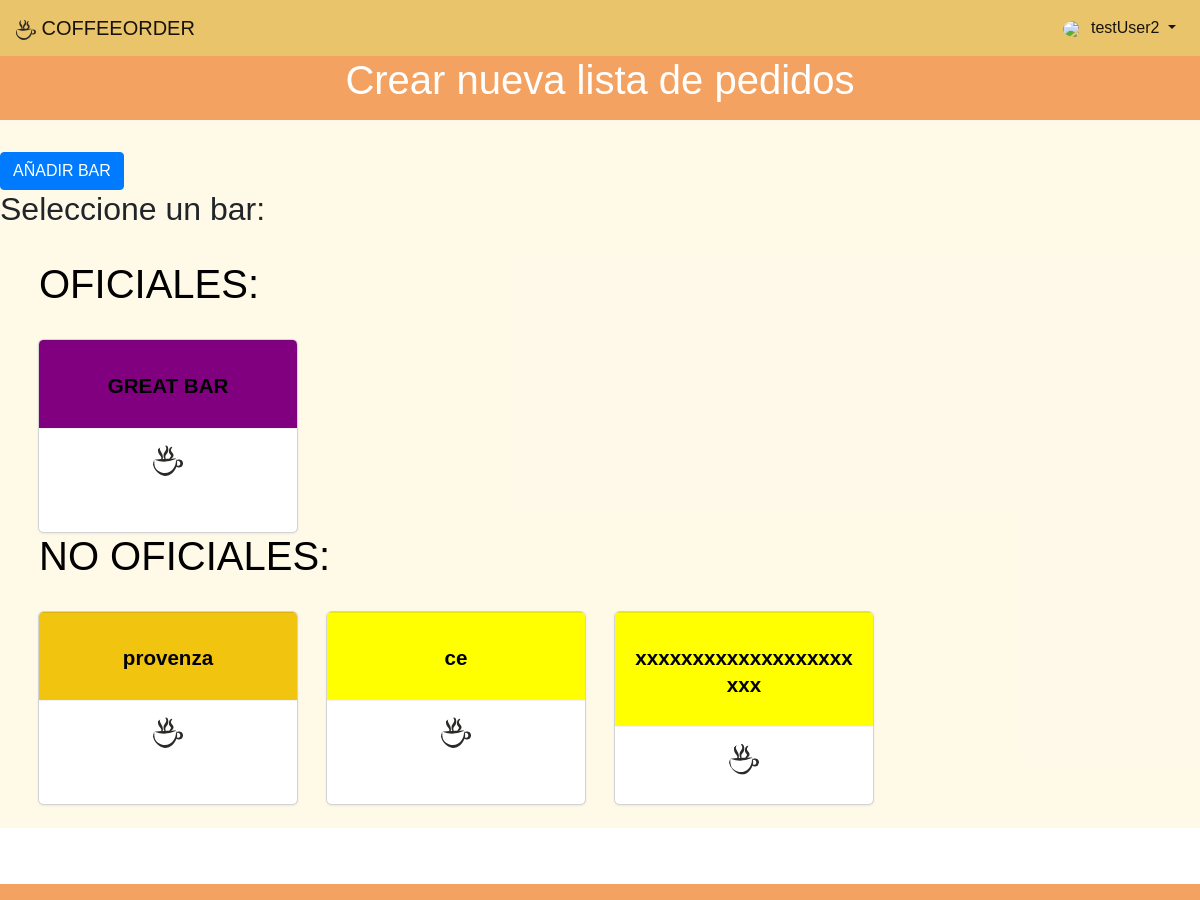
The page /coffeeorder_app/2/menuorderlist/ (signed in) on the database its author committed.
### coffeeorder_app/model/bar.py (models this page shows, shortened)
class Bar(models.Model):
    class Meta:
        pass
    bar_name = models.CharField(max_length=100)
    bar_description = models.TextField(max_length=500, null=True, blank=True)
    bar_color = models.CharField(max_length=100, default="yellow")
    bar_official = models.BooleanField(default=False)

### coffeeorder_app/views.py (the view)
# urls.py: path('<int:group_id>/menuorderlist/', views.menu_order_list, name='menu_order_list'),
@login_required
def menu_order_list(request, group_id):
    group = UserGroup.objects.get(id=group_id)
    official_bar = Bar.objects.filter( bar_official=True)
    return render(request, 'coffeeorder_app/menuOrderList.html', {'group': group, 'official_bar': official_bar})

### coffeeorder_app/templates/coffeeorder_app/menuOrderList.html (shortened to what this page needs)
{% extends 'base.html' %}
{% load staticfiles %}
{% block head_css_section %}
  <link href="{% static 'css/login.css' %}" rel="stylesheet" media="screen">
{% endblock head_css_section %}
{% block content %}
<div class="jumbotron text-center">
  <h1>Crear nueva lista de pedidos</h1>
</div>
<a role="button" class="btn btn-primary" href="{% url 'coffeeorder_app:add_bar' group.id  %}"> AÑADIR BAR</a>
    <div id="listmenu"class="container-fluid">
        <div class="row">
                <h2>Seleccione un bar:</h2>
         </div>
                <div class="card-container">
                    <div class="row">
                    <div class="col-12"><h1> OFICIALES:</h1></div>
                        {% for bar in official_bar.all %}
                            <div class="col-12 col-md-3 col-lg-3 mt-4 ">
                                <a href="{% url 'coffeeorder_app:add_order_list' group.id bar.id %}">
                                    <div class="card">
                                        <div class="card-block" style="background-color:{{ bar.bar_color }};">
                                            <h4 class="card-title mt-3">{{ bar.bar_name }}</h4>
                                        </div>
                                        <div class="card-footer">
                                            <img class="card-logo" src="/static/images/svgs/1coffee.svg">
                                        </div>
                                    </div>
                                </a>
                            </div>
                        {% endfor %}
                     </div>
                 <div class="row">
                 <div class="col-12"><h1> NO OFICIALES:</h1></div>
                        {% for bar in group.group_bar.all %}
                            <div class="col-12 col-md-3 col-lg-3 mt-4 ">
                                <a href="{% url 'coffeeorder_app:add_order_list' group.id bar.id %}">
                                    <div class="card">
                                        <div class="card-block" style="background-color:{{ bar.bar_color }};">
                                            <h4 class="card-title mt-3">{{ bar.bar_name }}</h4>
                                        </div>
                                        <div class="card-footer">
                                            <img class="card-logo" src="/static/images/svgs/1coffee.svg">
                                        </div>
                                    </div>
                                </a>
                            </div>
                        {% endfor %}
                    </div>
                </div>
    </div>
{% endblock %}

### templates/base.html (shortened to what this page needs)
<!DOCTYPE html>
{% load staticfiles %}
<html>
<head>
    {% block head_css %}
        {% block head_css_site %}
            <link href="{% static 'css/bootstrap.min.css' %}" rel="stylesheet" media="screen">
            <link href="{% static 'css/basic.css' %}" rel="stylesheet" media="screen">
            <link href="{% static 'css/coffee-icon.css' %}" rel="stylesheet" media="screen">
            <link href="{% static 'css/coffee.css' %}" rel="stylesheet" media="screen">
        {% endblock head_css_site %}
        {% block head_css_section %}{% endblock head_css_section %}
    {% endblock head_css %}
</head>
<body>
<header>
    {% if user.is_authenticated %}
        <nav class="navbar navbar-expand-lg navbar-light ">
        <a class="navbar-brand" href="{% url 'index' %}">
            <div class="figure col-12">
                <img class="brand-logo" src="{% static 'images/svgs/1coffee.svg' %}"/>
                <span>COFFEEORDER</span>
            </div>
        </a>
        <div class="collapse navbar-collapse" id="navbarText">
            <ul class="navbar-nav ml-auto">
                <li class="nav-item dropdown">
                    <a class="nav-link dropdown-toggle  active" data-toggle="dropdown" href="#" role="button"
                       aria-haspopup="true" aria-expanded="false">
                        {% if request.session.profile_pic %}
                            <img class="avatar-img-nav"
                                 src="{% static 'images/profile_pics/' %}{{ request.session.profile_pic }}">
                        {% else %}
                            <img class="avatar-img-nav" src="{% static 'images/profile_pics/avatar0.png' %}">
                        {% endif %}
                        {{ request.user.username }}
                        </a>
                </li>
            </ul>
        </div>
    {% endif %}
    </nav>
</header>
<div class="content-container">
    {% block content %}
    {% endblock content %}
</div>
{% if user.is_authenticated %}
    <footer class="footer navbar">
    </footer>
{% endif %}
</body>
</html>

### static/css/basic.css (style rules this page uses)
:root { --japanese-indigo: #264653; --jungle-green: #2A9D8F; --hansa-yellow: #E9C46A; --sandy-brown: #F4A261; --sandy-brown-light: #f9ac6e; --light-red-orchre: #E76F51; --main-txt-color: blue; --main-padding: 15px; }
html, body { font-family: Verdana, Geneva, sans-serif; height: 100%; position: relative; }
footer { margin-top:3.5em; width: 100%; height: auto; background-color: var(--sandy-brown); border-radius: 0 !important; }
.brand-logo { width: 1em; }
.content-container { min-height: 90vh; overflow: hidden; display: block; position: relative; background-color: #ffc8241a; }
.jumbotron { background-color: var(--sandy-brown); color: #ffffff; padding: 0 0.5em 0.5em 0.5em; border-radius: 0; }
.avatar-img-nav { width: 2em; border-radius: 50% }
.avatar-img-nav, .glyphicon-user { padding-right: 0.5em; }
nav { background-color: var( --hansa-yellow); }

### coffeeorder_app/static/css/coffee.css (style rules this page uses)
.card { min-height:12em; min-width:12em; font-size: 1em; overflow: hidden; padding: 0; border: none; border-radius: .28571429rem; box-shadow: 0 1px 3px 0 #d4d4d5, 0 0 0 1px #d4d4d5; }
.card-logo { border-radius: 50%; width: 2.5em; height: 2.5em; padding: 2%; }
.card-block { font-size: 1em; position: relative; margin: 0; padding: 1em; text-align:center; border: none; border-top: 1px solid rgba(34, 36, 38, .1); box-shadow: none; }
.card-footer { font-size: 1em; text-align: center; top: 0; left: 0; max-width: 100%; padding: .75em 1em; color: rgba(0, 0, 0, .4); border-top: 1px solid rgba(0, 0, 0, .05) !important; background: #fff; }
.card-title { font-size: 1.28571429em; font-weight: 700; line-height: 1.2857em; }
.card-container { margin:1em; padding:0.5em; color:black; }
.card-container a { color:black; text-decoration: none!important; }

### rows shown on the page
Bar: bar_name "GREAT BAR"
Bar: bar_name "provenza"
Bar: bar_name "ce"
Bar: bar_name "xxxxxxxxxxxxxxxxxxxxxx"

### other values the page prints
{{ request.user.username }} "testUser2"
